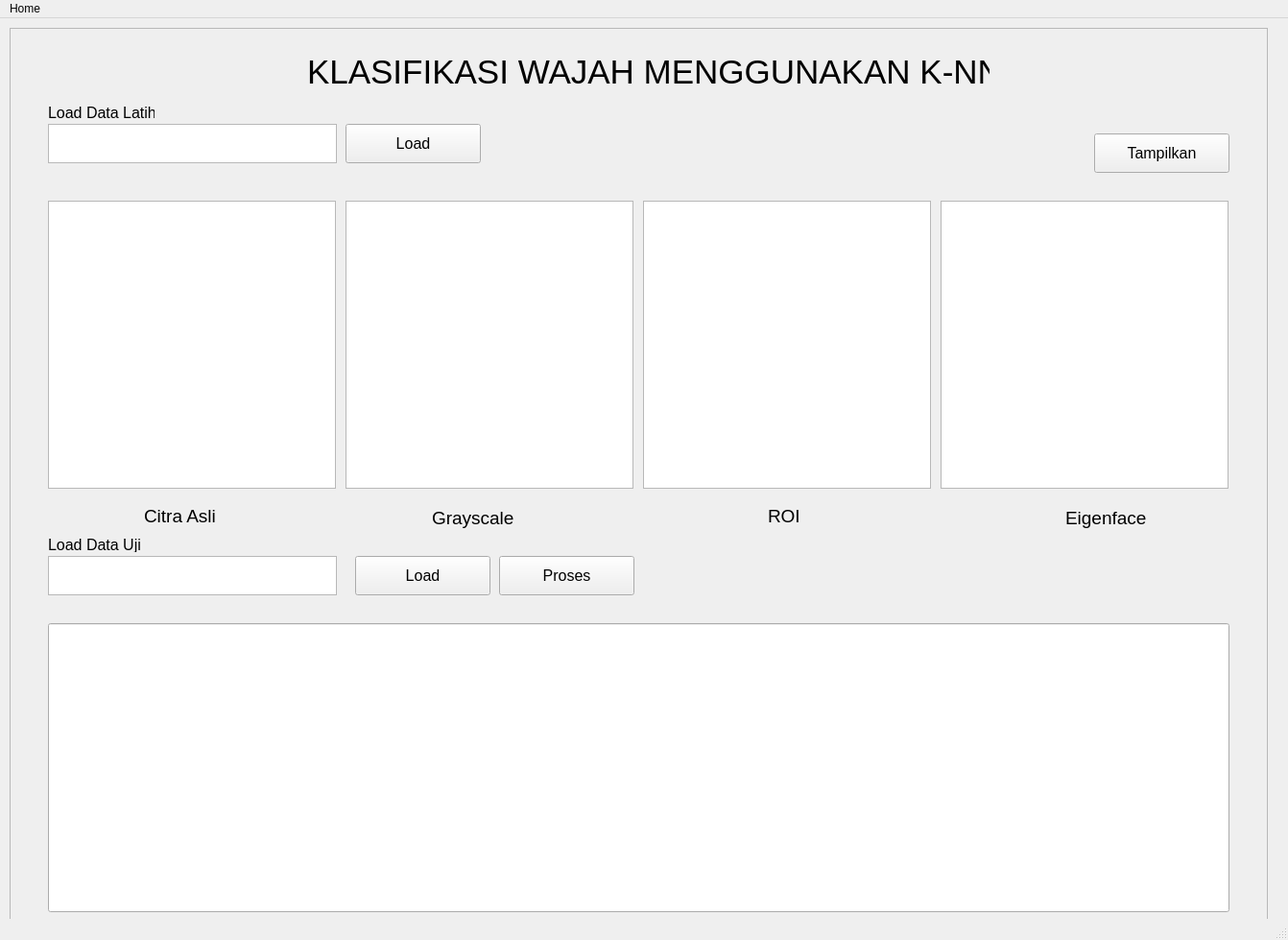
<?xml version="1.0" encoding="UTF-8"?>
<ui version="4.0">
 <class>MainWindow</class>
 <widget class="QMainWindow" name="MainWindow">
  <property name="geometry">
   <rect>
    <x>0</x>
    <y>0</y>
    <width>1342</width>
    <height>979</height>
   </rect>
  </property>
  <property name="windowTitle">
   <string>Interface Program</string>
  </property>
  <widget class="QWidget" name="centralwidget">
   <widget class="QFrame" name="frame">
    <property name="geometry">
     <rect>
      <x>10</x>
      <y>10</y>
      <width>1311</width>
      <height>941</height>
     </rect>
    </property>
    <property name="frameShape">
     <enum>QFrame::StyledPanel</enum>
    </property>
    <property name="frameShadow">
     <enum>QFrame::Raised</enum>
    </property>
    <widget class="QTextEdit" name="textEdit">
     <property name="geometry">
      <rect>
       <x>40</x>
       <y>100</y>
       <width>301</width>
       <height>41</height>
      </rect>
     </property>
     <property name="font">
      <font>
       <pointsize>12</pointsize>
      </font>
     </property>
    </widget>
    <widget class="QLabel" name="label">
     <property name="geometry">
      <rect>
       <x>310</x>
       <y>20</y>
       <width>711</width>
       <height>51</height>
      </rect>
     </property>
     <property name="font">
      <font>
       <pointsize>26</pointsize>
      </font>
     </property>
     <property name="text">
      <string>KLASIFIKASI WAJAH MENGGUNAKAN K-NN</string>
     </property>
    </widget>
    <widget class="QLabel" name="label_2">
     <property name="geometry">
      <rect>
       <x>40</x>
       <y>80</y>
       <width>111</width>
       <height>16</height>
      </rect>
     </property>
     <property name="font">
      <font>
       <pointsize>12</pointsize>
      </font>
     </property>
     <property name="text">
      <string>Load Data Latih</string>
     </property>
    </widget>
    <widget class="QPushButton" name="pushButton">
     <property name="geometry">
      <rect>
       <x>350</x>
       <y>100</y>
       <width>141</width>
       <height>41</height>
      </rect>
     </property>
     <property name="font">
      <font>
       <pointsize>12</pointsize>
      </font>
     </property>
     <property name="text">
      <string>Load</string>
     </property>
    </widget>
    <widget class="QPushButton" name="pushButton_4">
     <property name="geometry">
      <rect>
       <x>1130</x>
       <y>110</y>
       <width>141</width>
       <height>41</height>
      </rect>
     </property>
     <property name="font">
      <font>
       <pointsize>12</pointsize>
      </font>
     </property>
     <property name="text">
      <string>Tampilkan</string>
     </property>
    </widget>
    <widget class="QLabel" name="label_3">
     <property name="geometry">
      <rect>
       <x>140</x>
       <y>500</y>
       <width>91</width>
       <height>16</height>
      </rect>
     </property>
     <property name="font">
      <font>
       <pointsize>14</pointsize>
      </font>
     </property>
     <property name="text">
      <string>Citra Asli</string>
     </property>
    </widget>
    <widget class="QLabel" name="label_4">
     <property name="geometry">
      <rect>
       <x>790</x>
       <y>500</y>
       <width>51</width>
       <height>16</height>
      </rect>
     </property>
     <property name="font">
      <font>
       <pointsize>14</pointsize>
      </font>
     </property>
     <property name="text">
      <string>ROI</string>
     </property>
    </widget>
    <widget class="QLabel" name="label_5">
     <property name="geometry">
      <rect>
       <x>440</x>
       <y>500</y>
       <width>91</width>
       <height>21</height>
      </rect>
     </property>
     <property name="font">
      <font>
       <pointsize>14</pointsize>
      </font>
     </property>
     <property name="text">
      <string>Grayscale</string>
     </property>
    </widget>
    <widget class="QLabel" name="label_6">
     <property name="geometry">
      <rect>
       <x>1100</x>
       <y>500</y>
       <width>91</width>
       <height>21</height>
      </rect>
     </property>
     <property name="font">
      <font>
       <pointsize>14</pointsize>
      </font>
     </property>
     <property name="text">
      <string>Eigenface</string>
     </property>
    </widget>
    <widget class="QTextEdit" name="textEdit_2">
     <property name="geometry">
      <rect>
       <x>40</x>
       <y>550</y>
       <width>301</width>
       <height>41</height>
      </rect>
     </property>
     <property name="font">
      <font>
       <pointsize>13</pointsize>
      </font>
     </property>
    </widget>
    <widget class="QLabel" name="label_7">
     <property name="geometry">
      <rect>
       <x>40</x>
       <y>530</y>
       <width>111</width>
       <height>16</height>
      </rect>
     </property>
     <property name="font">
      <font>
       <pointsize>12</pointsize>
      </font>
     </property>
     <property name="text">
      <string>Load Data Uji</string>
     </property>
    </widget>
    <widget class="QPushButton" name="pushButton_2">
     <property name="geometry">
      <rect>
       <x>360</x>
       <y>550</y>
       <width>141</width>
       <height>41</height>
      </rect>
     </property>
     <property name="font">
      <font>
       <pointsize>12</pointsize>
      </font>
     </property>
     <property name="text">
      <string>Load</string>
     </property>
    </widget>
    <widget class="QPushButton" name="pushButton_3">
     <property name="geometry">
      <rect>
       <x>510</x>
       <y>550</y>
       <width>141</width>
       <height>41</height>
      </rect>
     </property>
     <property name="font">
      <font>
       <pointsize>12</pointsize>
      </font>
     </property>
     <property name="text">
      <string>Proses</string>
     </property>
    </widget>
    <widget class="QLineEdit" name="lineEdit_5">
     <property name="geometry">
      <rect>
       <x>40</x>
       <y>620</y>
       <width>1231</width>
       <height>301</height>
      </rect>
     </property>
     <property name="font">
      <font>
       <pointsize>12</pointsize>
      </font>
     </property>
    </widget>
    <widget class="QGraphicsView" name="view_original">
     <property name="geometry">
      <rect>
       <x>40</x>
       <y>180</y>
       <width>300</width>
       <height>300</height>
      </rect>
     </property>
    </widget>
    <widget class="QGraphicsView" name="view_gray">
     <property name="geometry">
      <rect>
       <x>350</x>
       <y>180</y>
       <width>300</width>
       <height>300</height>
      </rect>
     </property>
    </widget>
    <widget class="QGraphicsView" name="view_roi">
     <property name="geometry">
      <rect>
       <x>660</x>
       <y>180</y>
       <width>300</width>
       <height>300</height>
      </rect>
     </property>
    </widget>
    <widget class="QGraphicsView" name="graphicsView_4">
     <property name="geometry">
      <rect>
       <x>970</x>
       <y>180</y>
       <width>300</width>
       <height>300</height>
      </rect>
     </property>
    </widget>
   </widget>
  </widget>
  <widget class="QMenuBar" name="menubar">
   <property name="geometry">
    <rect>
     <x>0</x>
     <y>0</y>
     <width>1342</width>
     <height>21</height>
    </rect>
   </property>
   <widget class="QMenu" name="menuHome">
    <property name="title">
     <string>Home</string>
    </property>
    <addaction name="actionexit"/>
   </widget>
   <addaction name="menuHome"/>
  </widget>
  <widget class="QStatusBar" name="statusbar"/>
  <action name="actionexit">
   <property name="text">
    <string>exit</string>
   </property>
  </action>
 </widget>
 <resources/>
 <connections/>
</ui>
